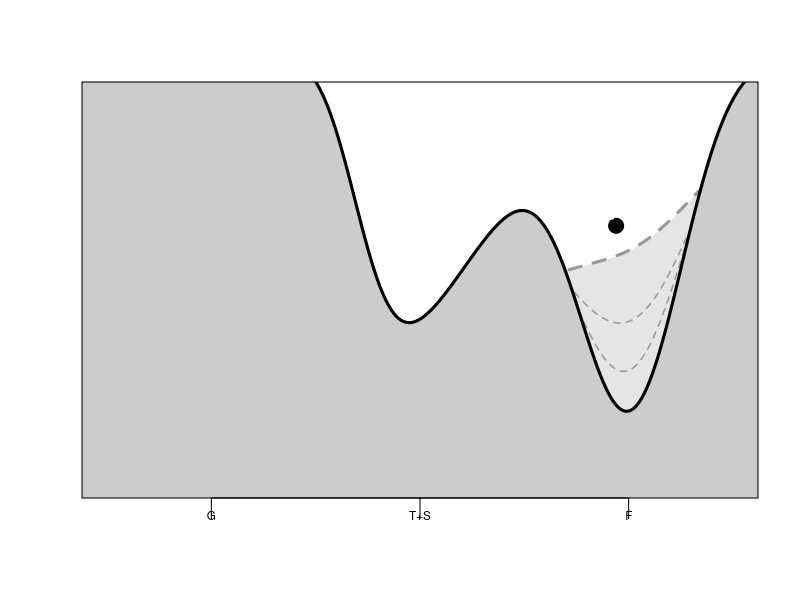
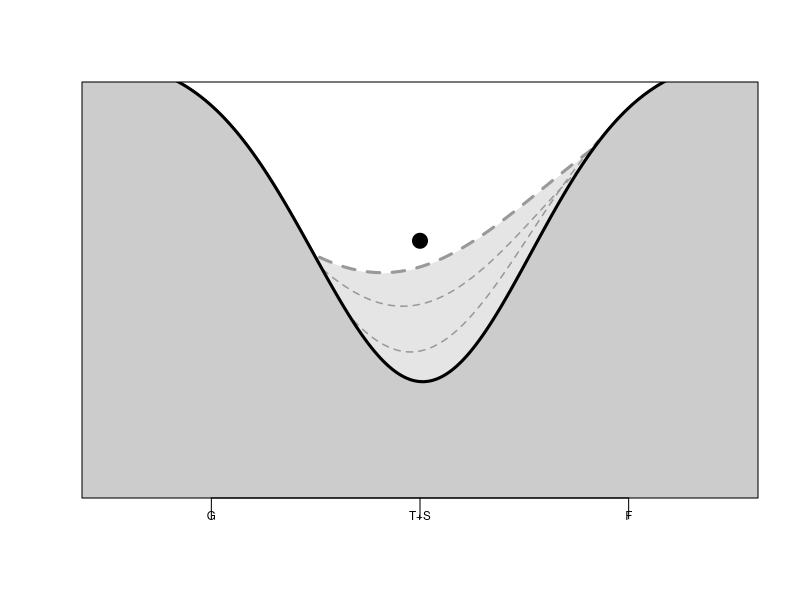

Here is the R script that generated these plots, in order:
##Script to create Figure 5 from Tredennick and Hanan 2014
#Note: this is pretty messy, and just used to create the conceptual basins,
#there is no real analysis here.

rm(list=ls()) #clear workspace

#Figures 5A----------------------------------------
#~~~~~~~~~~~~~~~~~~~~~~~~~~~~~~~~~~~~~~~~~~~~~~~~~#
##~~~~~~~~~~~~~~~~~~~~~~~~~~~~~~~~~~~~~~~~~~~~~~~~#
###         Forest-Savanna Alt States           ###
#~~~~~~~~~~~~~~~~~~~~~~~~~~~~~~~~~~~~~~~~~~~~~~~~~#
#~~~~~~~~~~~~~~~~~~~~~~~~~~~~~~~~~~~~~~~~~~~~~~~~~#

Distribution.function=function(params){
  # Stochastic vairability around mean in 2-D space
  Meanx = params[1]		# mean x
  SDx = params[2]			# sd x
  Meany = params[3]		# mean y
  SDy = params[4]			# sd y
  newx = rnorm(1, Meanx, SDx)
  newx <- ifelse(newx<0,(-1*newx),newx)
  newx <- ifelse(newx>100,(100-(newx-100)),newx)
  newy = rnorm(1, Meany, SDy)
  newy <- ifelse(newy<0,(-1*newy),newy)
  output <- c(newx,newy)
  return(output) }
### END FUNCTION

end1 = 5000 		# Number of random numbers (point 1)
end2 = 5000			# Number of random numbers (point 2)

## Define the shape and size of our output array
Data_Table_Dual = matrix(0,nrow=end1+end2,ncol = 2) 	# Creates an array of 0's

### POINT 1: Define means and sd
### For a "SINGLE-ATTRACTOR" system make X2 and Y2 = X1 and Y1 
### For a "DUAL-ATTRACTOR# system have different x and y values
Xbar = 65; Xbar2 = 15	# X-Mean (Points 1 & 2, respectively in X dimension) 
Xsd = 10.0; Xsd2 = 20.0	# X-SD (standard deviations in X)
Ybar = 75; Ybar2 = 25	# Y-Mean (Points in Y)
Ysd = 16.0; Ysd2 = 15.0	# Y-SD (SD in Y)

### Generate random numbers for point 1
set.seed(20)
params1 <- c(Xbar,Xsd,Ybar,Ysd) # params to function
for (i in 1:end1) {
  random <- Distribution.function(params1)	# Calls 2-D random draw Function 
  Data_Table_Dual[i,1:2] <- random	# Place x & y into Data_Table_Dual array
}
### Generate random numbers for point 2
params2 <- c(Xbar2,Xsd2,Ybar2,Ysd2) # params to function
#times=seq(1,end1,by=1) 	# Save time steps in a vector
for (i in (1+end1):(end1+end2)) {
  random <- Distribution.function(params2)	# Calls 2-D random draw Function 
  Data_Table_Dual[i,1:2] <- random	# Place x & y into Data_Table_Dual array
}
xmax <- max(Data_Table_Dual[,1]); xmin=min(Data_Table_Dual[,1])
ymax <- max(Data_Table_Dual[,2]); ymin=min(Data_Table_Dual[,2])


d2 <- density(Data_Table_Dual[,1], adjust=2)

##add harvest layer
### POINT 1: Define means and sd
### For a "SINGLE-ATTRACTOR" system make X2 and Y2 = X1 and Y1 
### For a "DUAL-ATTRACTOR# system have different x and y values
Xbar = 62; Xbar2 = 15  # X-Mean (Points 1 & 2, respectively in X dimension) 
Xsd = 22.0; Xsd2 = 20.0	# X-SD (standard deviations in X)
Ybar = 75; Ybar2 = 85	# Y-Mean (Points in Y)
Ysd = 16.0; Ysd2 = 15.0	# Y-SD (SD in Y)

### Generate random numbers for point 1
set.seed(30)
params1 <- c(Xbar,Xsd,Ybar,Ysd) # params to function
for (i in 1:end1) {
  random <- Distribution.function(params1)	# Calls 2-D random draw Function 
  Data_Table_Dual[i,1:2] <- random	# Place x & y into Data_Table_Dual array
}
### Generate random numbers for point 2
params2 <- c(Xbar2,Xsd2,Ybar2,Ysd2) # params to function
#times=seq(1,end1,by=1) 	# Save time steps in a vector
for (i in (1+end1):(end1+end2)) {
  random <- Distribution.function(params2)	# Calls 2-D random draw Function 
  Data_Table_Dual[i,1:2] <- random	# Place x & y into Data_Table_Dual array
}
xmax <- max(Data_Table_Dual[,1]); xmin=min(Data_Table_Dual[,1])
ymax <- max(Data_Table_Dual[,2]); ymin=min(Data_Table_Dual[,2])
d3 <- density(Data_Table_Dual[,1], adjust=2)


##add harvest layer 2
### POINT 1: Define means and sd
### For a "SINGLE-ATTRACTOR" system make X2 and Y2 = X1 and Y1 
### For a "DUAL-ATTRACTOR# system have different x and y values
Xbar = 65; Xbar2 = 15  # X-Mean (Points 1 & 2, respectively in X dimension) 
Xsd = 15; Xsd2 = 20.0  # X-SD (standard deviations in X)
Ybar = 75; Ybar2 = 85	# Y-Mean (Points in Y)
Ysd = 16.0; Ysd2 = 15.0	# Y-SD (SD in Y)

### Generate random numbers for point 1
set.seed(30)
params1 <- c(Xbar,Xsd,Ybar,Ysd) # params to function
for (i in 1:end1) {
  random <- Distribution.function(params1)	# Calls 2-D random draw Function 
  Data_Table_Dual[i,1:2] <- random	# Place x & y into Data_Table_Dual array
}
### Generate random numbers for point 2
params2 <- c(Xbar2,Xsd2,Ybar2,Ysd2) # params to function
#times=seq(1,end1,by=1) 	# Save time steps in a vector
for (i in (1+end1):(end1+end2)) {
  random <- Distribution.function(params2)	# Calls 2-D random draw Function 
  Data_Table_Dual[i,1:2] <- random	# Place x & y into Data_Table_Dual array
}
xmax <- max(Data_Table_Dual[,1]); xmin=min(Data_Table_Dual[,1])
ymax <- max(Data_Table_Dual[,2]); ymin=min(Data_Table_Dual[,2])
d4 <- density(Data_Table_Dual[,1], adjust=2)

##add harvest layer 2
### POINT 1: Define means and sd
### For a "SINGLE-ATTRACTOR" system make X2 and Y2 = X1 and Y1 
### For a "DUAL-ATTRACTOR# system have different x and y values
Xbar = 65; Xbar2 = 15  # X-Mean (Points 1 & 2, respectively in X dimension) 
Xsd = 12; Xsd2 = 20.0  # X-SD (standard deviations in X)
Ybar = 75; Ybar2 = 85  # Y-Mean (Points in Y)
Ysd = 16.0; Ysd2 = 15.0	# Y-SD (SD in Y)

### Generate random numbers for point 1
set.seed(30)
params1 <- c(Xbar,Xsd,Ybar,Ysd) # params to function
for (i in 1:end1) {
  random <- Distribution.function(params1)	# Calls 2-D random draw Function 
  Data_Table_Dual[i,1:2] <- random	# Place x & y into Data_Table_Dual array
}
### Generate random numbers for point 2
params2 <- c(Xbar2,Xsd2,Ybar2,Ysd2) # params to function
#times=seq(1,end1,by=1) 	# Save time steps in a vector
for (i in (1+end1):(end1+end2)) {
  random <- Distribution.function(params2)	# Calls 2-D random draw Function 
  Data_Table_Dual[i,1:2] <- random	# Place x & y into Data_Table_Dual array
}
xmax <- max(Data_Table_Dual[,1]); xmin=min(Data_Table_Dual[,1])
ymax <- max(Data_Table_Dual[,2]); ymin=min(Data_Table_Dual[,2])
d5 <- density(Data_Table_Dual[,1], adjust=2)



par(mgp=c(0,0.3,0), tck=-0.05)
plot(d2$x, (d2$y*-1), type="l", xlim=c(-60,90), ylim=c(-0.02,-0.002), lwd=2, axes=FALSE,
     ylab="", xlab="")

y.fill = numeric(length(d2$y))
y.fill[] = -1
polygon(c(d3$x, rev(d3$x)), c(d3$y*-1,y.fill), col="grey90", border="white")
lines(d5$x, (d5$y*-1), lty="dashed", lwd=1.5, col="grey60")
lines(d4$x, (d4$y*-1), lty="dashed", lwd=1.5, col="grey60")
lines(d3$x, (d3$y*-1), lty="dashed", lwd=3, col="grey60")
polygon(c(d2$x, rev(d2$x)), c(d2$y*-1,y.fill), col="grey80")
lines(d2$x, (d2$y*-1), lwd=3)
#Code for marbles
# points(15.4, -0.0195, cex=3, pch=19, col="black")
# points(14, -0.019, cex=0.8, pch=19, col="white")
points(62, -0.008, cex=2, pch=19, col="black")
points(61, -0.0076, cex=0.5, pch=19, col="grey100")

fill.seq.x <- seq(-20,-80,-1) 
fill.seq.y1 <- numeric(length(fill.seq.x))
fill.seq.y1[] <- -1
fill.seq.y2 <- numeric(length(fill.seq.x))
fill.seq.y2[] <- 0
polygon(c(fill.seq.x, rev(fill.seq.x)), c(fill.seq.y2,fill.seq.y1), 
        col="grey80", border="grey80")
axis(1, at=c(-35, 15, 65), labels=c("G", "T+S", "F"), cex.axis=0.7)
box()




#Figures 5B and 5C---------------------------------
#~~~~~~~~~~~~~~~~~~~~~~~~~~~~~~~~~~~~~~~~~~~~~~~~~#
##~~~~~~~~~~~~~~~~~~~~~~~~~~~~~~~~~~~~~~~~~~~~~~~~#
###             'Stable' savannas               ###
#~~~~~~~~~~~~~~~~~~~~~~~~~~~~~~~~~~~~~~~~~~~~~~~~~#
#~~~~~~~~~~~~~~~~~~~~~~~~~~~~~~~~~~~~~~~~~~~~~~~~~#

rm(list=ls())   		# start with the workspace clean
#par(mfrow = c(2, 2))  		# Number of rows, cols to plot

Distribution.function=function(params){
  # Stochastic vairability around mean in 2-D space
  Meanx = params[1]		# mean x
  SDx = params[2]			# sd x
  Meany = params[3]		# mean y
  SDy = params[4]			# sd y
  newx = rnorm(1, Meanx, SDx)
#   newx <- ifelse(newx<0,(-1*newx),newx)
  newx <- ifelse(newx>100,(100-(newx-100)),newx)
  newy = rnorm(1, Meany, SDy)
  newy <- ifelse(newy<0,(-1*newy),newy)
  output <- c(newx,newy)
  return(output) }
### END FUNCTION

end1 = 5000 		# Number of random numbers (point 1)
end2 = 5000			# Number of random numbers (point 2)

## Define the shape and size of our output array
Data_Table = matrix(0,nrow=end1+end2,ncol = 2) 	# Creates an array of 0's

### POINT 1: Define means and sd
### For a "SINGLE-ATTRACTOR" system make X2 and Y2 = X1 and Y1 
### For a "DUAL-ATTRACTOR# system have different x and y values
Xbar = 15; Xbar2 = 15	# X-Mean (Points 1 & 2, respectively in X dimension) 
Xsd = 20.0; Xsd2 = 20.0	# X-SD (standard deviations in X)
Ybar = 85; Ybar2 = 85	# Y-Mean (Points in Y)
Ysd = 15.0; Ysd2 = 15.0	# Y-SD (SD in Y)

### Generate random numbers for point 1
set.seed(50)
params1 <- c(Xbar,Xsd,Ybar,Ysd) # params to function
for (i in 1:end1) {
  random <- Distribution.function(params1)	# Calls 2-D random draw Function 
  Data_Table[i,1:2] <- random	# Place x & y into Data_Table array
}
### Generate random numbers for point 2
params2 <- c(Xbar2,Xsd2,Ybar2,Ysd2) # params to function
#times=seq(1,end1,by=1) 	# Save time steps in a vector
for (i in (1+end1):(end1+end2)) {
  random <- Distribution.function(params2)	# Calls 2-D random draw Function 
  Data_Table[i,1:2] <- random	# Place x & y into Data_Table array
}
xmax <- max(Data_Table[,1]); xmin=min(Data_Table[,1])
ymax <- max(Data_Table[,2]); ymin=min(Data_Table[,2])

d2 <- density(Data_Table[,1], adjust=6)


#quick d3 for wood harvest basin
### POINT 1: Define means and sd
### For a "SINGLE-ATTRACTOR" system make X2 and Y2 = X1 and Y1 
### For a "DUAL-ATTRACTOR# system have different x and y values
Xbar = 5; Xbar2 = 5  # X-Mean (Points 1 & 2, respectively in X dimension) 
Xsd = 30.0; Xsd2 = 30.0	# X-SD (standard deviations in X)
Ybar = 85; Ybar2 = 85	# Y-Mean (Points in Y)
Ysd = 15.0; Ysd2 = 15.0	# Y-SD (SD in Y)

### Generate random numbers for point 1
set.seed(50)
params1 <- c(Xbar,Xsd,Ybar,Ysd) # params to function
for (i in 1:end1) {
  random <- Distribution.function(params1)	# Calls 2-D random draw Function 
  Data_Table[i,1:2] <- random	# Place x & y into Data_Table array
}
### Generate random numbers for point 2
params2 <- c(Xbar2,Xsd2,Ybar2,Ysd2) # params to function
#times=seq(1,end1,by=1) 	# Save time steps in a vector
for (i in (1+end1):(end1+end2)) {
  random <- Distribution.function(params2)	# Calls 2-D random draw Function 
  Data_Table[i,1:2] <- random	# Place x & y into Data_Table array
}
xmax <- max(Data_Table[,1]); xmin=min(Data_Table[,1])
ymax <- max(Data_Table[,2]); ymin=min(Data_Table[,2])

d3 <- density(Data_Table[,1], adjust=6)
##

#quick d4 for wood harvest basin
### POINT 1: Define means and sd
### For a "SINGLE-ATTRACTOR" system make X2 and Y2 = X1 and Y1 
### For a "DUAL-ATTRACTOR# system have different x and y values
Xbar = 12; Xbar2 = 12  # X-Mean (Points 1 & 2, respectively in X dimension) 
Xsd = 22; Xsd2 = 22  # X-SD (standard deviations in X)
Ybar = 85; Ybar2 = 85	# Y-Mean (Points in Y)
Ysd = 15.0; Ysd2 = 15.0	# Y-SD (SD in Y)

### Generate random numbers for point 1
set.seed(50)
params1 <- c(Xbar,Xsd,Ybar,Ysd) # params to function
for (i in 1:end1) {
  random <- Distribution.function(params1)	# Calls 2-D random draw Function 
  Data_Table[i,1:2] <- random	# Place x & y into Data_Table array
}
### Generate random numbers for point 2
params2 <- c(Xbar2,Xsd2,Ybar2,Ysd2) # params to function
#times=seq(1,end1,by=1) 	# Save time steps in a vector
for (i in (1+end1):(end1+end2)) {
  random <- Distribution.function(params2)	# Calls 2-D random draw Function 
  Data_Table[i,1:2] <- random	# Place x & y into Data_Table array
}
xmax <- max(Data_Table[,1]); xmin=min(Data_Table[,1])
ymax <- max(Data_Table[,2]); ymin=min(Data_Table[,2])
d4 <- density(Data_Table[,1], adjust=6)


#quick d4 for wood harvest basin
### POINT 1: Define means and sd
### For a "SINGLE-ATTRACTOR" system make X2 and Y2 = X1 and Y1 
### For a "DUAL-ATTRACTOR# system have different x and y values
Xbar = 10; Xbar2 = 10  # X-Mean (Points 1 & 2, respectively in X dimension) 
Xsd = 26.0; Xsd2 = 26.0  # X-SD (standard deviations in X)
Ybar = 85; Ybar2 = 85  # Y-Mean (Points in Y)
Ysd = 15.0; Ysd2 = 15.0	# Y-SD (SD in Y)

### Generate random numbers for point 1
set.seed(50)
params1 <- c(Xbar,Xsd,Ybar,Ysd) # params to function
for (i in 1:end1) {
  random <- Distribution.function(params1)	# Calls 2-D random draw Function 
  Data_Table[i,1:2] <- random	# Place x & y into Data_Table array
}
### Generate random numbers for point 2
params2 <- c(Xbar2,Xsd2,Ybar2,Ysd2) # params to function
#times=seq(1,end1,by=1) 	# Save time steps in a vector
for (i in (1+end1):(end1+end2)) {
  random <- Distribution.function(params2)	# Calls 2-D random draw Function 
  Data_Table[i,1:2] <- random	# Place x & y into Data_Table array
}
xmax <- max(Data_Table[,1]); xmin=min(Data_Table[,1])
ymax <- max(Data_Table[,2]); ymin=min(Data_Table[,2])
d5 <- density(Data_Table[,1], adjust=6)


par(mgp=c(0,0.3,0), tck=-0.05)
plot(d2$x, (d2$y*-1), type="l", xlim=c(-60,90), ylim=c(-0.02, -0.002), lwd=2, axes=FALSE,
     ylab="", xlab="")
y.fill = numeric(length(d2$y))
y.fill[] = -1
polygon(c(d3$x, rev(d3$x)), c(d3$y*-1,y.fill), col="grey90", border="white")
lines(d3$x, (d3$y*-1), lty="dashed", lwd=3, col="grey60")
lines(d4$x, (d4$y*-1), lty="dashed", lwd=1.5, col="grey60")
lines(d5$x, (d5$y*-1), lty="dashed", lwd=1.5, col="grey60")
polygon(c(d2$x, rev(d2$x)), c(d2$y*-1,y.fill), col="grey80", border="grey80")
lines(d2$x, (d2$y*-1), lwd=3)
#Code for marbles
# points(15.4, -0.0195, cex=3, pch=19, col="black")
# points(14, -0.019, cex=0.8, pch=19, col="white")
points(15, -0.0087, cex=2, pch=19, col="black")
points(14, -0.0082, cex=0.5, pch=19, col="grey100")

fill.seq.x <- seq(-45,-80,-1) 
fill.seq.y1 <- numeric(length(fill.seq.x))
fill.seq.y1[] <- -1
fill.seq.y2 <- numeric(length(fill.seq.x))
fill.seq.y2[] <- 0
polygon(c(fill.seq.x, rev(fill.seq.x)), c(fill.seq.y2,fill.seq.y1), 
        col="grey80", border="grey80")
axis(1, at=c(-35, 15, 65), labels=c("G", "T+S", "F"), cex.axis=0.7)
box()

